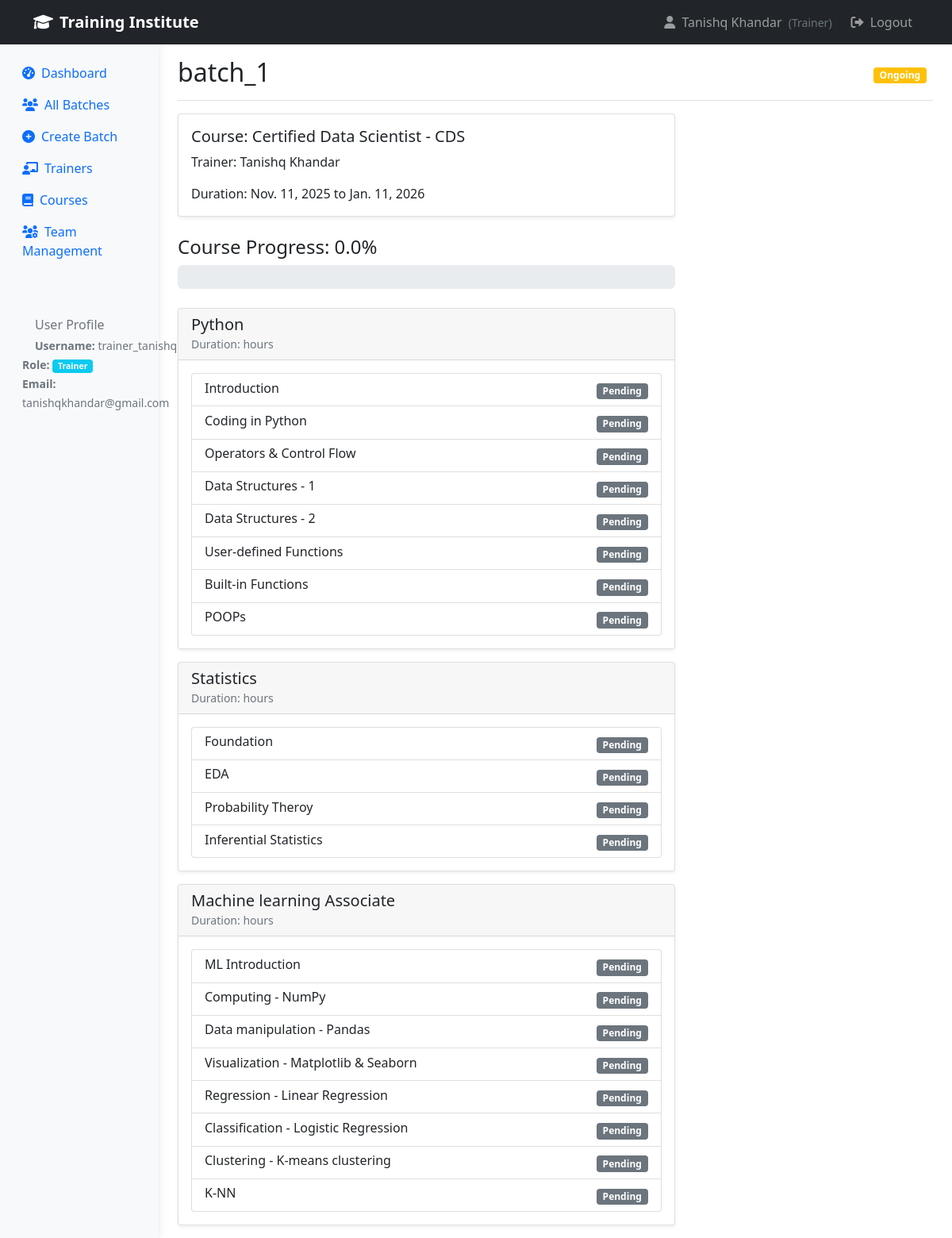
Page /batch/1/ (signed in) on the committed database.
### institute/models.py (models this page shows, shortened)
class UserProfile(models.Model):
    ROLE_CHOICES = [
        ('admin', 'Administrator'),
        ('manager', 'Manager'),
        ('trainer', 'Trainer'),
        ('student', 'Student'),
    ]
    user = models.OneToOneField(User, on_delete=models.CASCADE)
    role = models.CharField(max_length=20, choices=ROLE_CHOICES, default='student')
    phone = models.CharField(max_length=15, blank=True)
    department = models.CharField(max_length=100, blank=True)
    created_at = models.DateTimeField(auto_now_add=True)
    updated_at = models.DateTimeField(auto_now=True)

class Batch(models.Model):
    STATUS_CHOICES = [
        ('upcoming', 'Upcoming'),
        ('ongoing', 'Ongoing'),
        ('completed', 'Completed'),
    ]
    name = models.CharField(max_length=200)
    course = models.ForeignKey(Course, on_delete=models.CASCADE)
    trainer = models.ForeignKey(Trainer, on_delete=models.CASCADE)
    start_date = models.DateField()
    end_date = models.DateField()
    status = models.CharField(max_length=20, choices=STATUS_CHOICES, default='upcoming')
    created_at = models.DateTimeField(auto_now_add=True)
    def get_completion_rate(self):
        total_topics = Topic.objects.filter(module__course=self.course).count()
        if total_topics == 0:
            return 0
        completed_topics = TopicProgress.objects.filter(
            batch=self,
            completed=True
        ).count()
        return round((completed_topics / total_topics) * 100, 2)

class Course(models.Model):
    name = models.CharField(max_length=200)
    description = models.TextField()
    total_duration_hours = models.IntegerField(default=120, help_text="Total course duration in hours")
    created_at = models.DateTimeField(auto_now_add=True)
    is_active = models.BooleanField(default=True)

class Trainer(models.Model):
    user = models.OneToOneField(User, on_delete=models.CASCADE)
    phone = models.CharField(max_length=15)
    email = models.EmailField()
    specialization = models.CharField(max_length=200)
    experience_years = models.IntegerField(default=1, validators=[MinValueValidator(0)])
    bio = models.TextField(blank=True)
    is_active = models.BooleanField(default=True)
    created_at = models.DateTimeField(auto_now_add=True)

class Module(models.Model):
    course = models.ForeignKey(Course, on_delete=models.CASCADE, related_name='modules')
    name = models.CharField(max_length=200)
    description = models.TextField(blank=True)
    order = models.IntegerField(default=0)
    class Meta:
        ordering = ['order']

class Topic(models.Model):
    module = models.ForeignKey(Module, on_delete=models.CASCADE, related_name='topics')
    name = models.CharField(max_length=200)
    description = models.TextField(blank=True)
    duration_hours = models.IntegerField(default=2, validators=[MinValueValidator(1)])
    order = models.IntegerField(default=0)
    class Meta:
        ordering = ['order']

### institute/views.py (the view)
# urls.py: path('batch/<int:batch_id>/', views.batch_detail, name='batch_detail'),
@login_required
def batch_detail(request, batch_id):
    batch = get_object_or_404(Batch, id=batch_id)
    if not request.user.is_staff and not (hasattr(request.user, 'trainer') and batch.trainer == request.user.trainer):
        return render(request, 'institute/access_denied.html')
    modules = batch.course.modules.all()
    topics_progress = {}
    for module in modules:
        topics_progress[module] = []
        for topic in module.topics.all():
            try:
                progress = TopicProgress.objects.get(batch=batch, topic=topic)
                topics_progress[module].append({
                    'topic': topic,
                    'progress': progress
                })
            except TopicProgress.DoesNotExist:
                progress = TopicProgress.objects.create(batch=batch, topic=topic)
                topics_progress[module].append({
                    'topic': topic,
                    'progress': progress
                })
    completion_rate = batch.get_completion_rate()
    context = {
        'batch': batch,
        'modules': modules,
        'topics_progress': topics_progress,
        'completion_rate': completion_rate,
    }
    return render(request, 'institute/batch_detail.html', context)

### institute/templates/institute/batch_detail.html (shortened to what this page needs)
{% extends 'institute/base.html' %}
{% block content %}
<div class="d-flex justify-content-between flex-wrap flex-md-nowrap align-items-center pt-3 pb-2 mb-3 border-bottom">
    <h1 class="h2">{{ batch.name }}</h1>
    <div class="btn-toolbar mb-2 mb-md-0">
        <span class="badge bg-{% if batch.status == 'completed' %}success{% elif batch.status == 'ongoing' %}warning{% else %}secondary{% endif %} me-2">
            {{ batch.get_status_display }}
        </span>
    </div>
</div>
<div class="row">
    <div class="col-md-8">
        <div class="card mb-4">
            <div class="card-body">
                <h5 class="card-title">Course: {{ batch.course.name }}</h5>
                <p class="card-text">Trainer: {{ batch.trainer.user.get_full_name }}</p>
                <p class="card-text">Duration: {{ batch.start_date }} to {{ batch.end_date }}</p>
            </div>
        </div>
        <h4>Course Progress: {{ completion_rate }}%</h4>
        <div class="progress mb-4" style="height: 30px;">
        </div>
        {% for module, topics in topics_progress.items %}
        <div class="card module-card mb-3">
            <div class="card-header">
                <h5 class="mb-0">{{ module.name }}</h5>
                <small class="text-muted">Duration: {{ module.duration_hours }} hours</small>
            </div>
            <div class="card-body">
                <div class="list-group">
                    {% for item in topics %}
                    <div class="list-group-item d-flex justify-content-between align-items-center">
                        <div>
                            <h6 class="mb-1">{{ item.topic.name }}</h6>
                        </div>
                        <div>
                            {% if not user.is_staff %}
                            <form method="post" action="{% url 'mark_topic_complete' item.progress.id %}" class="d-inline">
                                {% csrf_token %}
                                {% if item.progress.completed %}
                                    <span class="badge bg-success me-2">Completed</span>
                                    <button type="submit" name="completed" value="false" class="btn btn-warning btn-sm">Mark Incomplete</button>
                                {% else %}
                                    <span class="badge bg-secondary me-2">Pending</span>
                                    <button type="submit" name="completed" value="true" class="btn btn-success btn-sm">Mark Complete</button>
                                {% endif %}
                            </form>
                            {% else %}
                                {% if item.progress.completed %}
                                    <span class="badge bg-success">Completed</span>
                                {% else %}
                                    <span class="badge bg-secondary">Pending</span>
                                {% endif %}
                            {% endif %}
                        </div>
                    </div>
                    {% endfor %}
                </div>
            </div>
        </div>
        {% endfor %}
    </div>
</div>
{% endblock %}

### institute/templates/institute/base.html (shortened to what this page needs)
<!DOCTYPE html>
<html lang="en">
<head>
    <link href="https://cdn.jsdelivr.net/npm/bootstrap@5.1.3/dist/css/bootstrap.min.css" rel="stylesheet">
    <link rel="stylesheet" href="https://cdnjs.cloudflare.com/ajax/libs/font-awesome/6.0.0/css/all.min.css">
</head>
<body>
    <nav class="navbar navbar-expand-lg navbar-dark bg-dark">
        <div class="container">
            <a class="navbar-brand" href="{% url 'dashboard' %}">
                <i class="fas fa-graduation-cap me-2"></i>Training Institute
            </a>
            <div class="navbar-nav ms-auto">
                {% if user.is_authenticated %}
                    <span class="navbar-text me-3">
                        <i class="fas fa-user me-1"></i>
                        {{ user.get_full_name|default:user.username }}
                        <small class="text-muted ms-1">
                            ({% if user.userprofile.role %}{{ user.userprofile.get_role_display }}{% else %}User{% endif %})
                        </small>
                    </span>
                    <a href="{% url 'logout' %}" class="nav-link" onclick="event.preventDefault(); document.getElementById('logout-form').submit();">
                        <i class="fas fa-sign-out-alt me-1"></i> Logout
                    </a>
                {% else %}
                    <a class="nav-link" href="{% url 'login' %}">
                        <i class="fas fa-sign-in-alt me-1"></i> Login
                    </a>
                {% endif %}
            </div>
        </div>
    </nav>
    <div class="container-fluid">
        <div class="row">
            {% if user.is_authenticated %}
            <nav class="col-md-3 col-lg-2 d-md-block sidebar collapse">
                <div class="position-sticky pt-3">
                    <ul class="nav flex-column">
                        {% if user.is_staff or user.userprofile.role == 'admin' %}
                            <li class="nav-item">
                                <a class="nav-link {% if request.resolver_match.url_name == 'dashboard' or request.resolver_match.url_name == 'admin_dashboard' %}active{% endif %}" href="{% url 'dashboard' %}">
                                    <i class="fas fa-tachometer-alt me-2"></i>Dashboard
                                </a>
                            </li>
                            <li class="nav-item">
                                <a class="nav-link {% if request.resolver_match.url_name == 'batch_list' %}active{% endif %}" href="{% url 'batch_list' %}">
                                    <i class="fas fa-users me-2"></i>All Batches
                                </a>
                            </li>
                            <li class="nav-item">
                                <a class="nav-link {% if request.resolver_match.url_name == 'create_batch' %}active{% endif %}" href="{% url 'create_batch' %}">
                                    <i class="fas fa-plus-circle me-2"></i>Create Batch
                                </a>
                            </li>
                            <li class="nav-item">
                                <a class="nav-link {% if request.resolver_match.url_name == 'trainer_list' %}active{% endif %}" href="{% url 'trainer_list' %}">
                                    <i class="fas fa-chalkboard-teacher me-2"></i>Trainers
                                </a>
                            </li>
                            <li class="nav-item">
                                <a class="nav-link " href="{% url 'course_list' %}">
                                    <i class="fas fa-book me-2"></i>Courses
                                </a>
                            </li>
                            <li class="nav-item">
                                <a class="nav-link {% if request.resolver_match.url_name == 'team_management' or request.resolver_match.url_name == 'create_team_member' %}active{% endif %}" href="{% url 'team_management' %}">
                                    <i class="fas fa-users-cog me-2"></i>Team Management
                                </a>
                            </li>
                        {% endif %}
                    </ul>
                    {% if user.is_authenticated %}
                    <div class="mt-4 p-3 bg-light rounded">
                        <h6 class="sidebar-heading d-flex justify-content-between align-items-center px-3 mt-4 mb-1 text-muted">
                            <span>User Profile</span>
                        </h6>
                        <ul class="nav flex-column">
                            <li class="nav-item">
                                <small class="text-muted px-3">
                                    <strong>Username:</strong> {{ user.username }}<br>
                                    <strong>Role:</strong>
                                    <span class="badge bg-{% if user.userprofile.role == 'admin' %}danger{% elif user.userprofile.role == 'manager' %}warning{% elif user.userprofile.role == 'trainer' %}info{% else %}secondary{% endif %}">
                                        {{ user.userprofile.get_role_display|default:"User" }}
                                    </span>
                                    {% if user.email %}
                                    <br><strong>Email:</strong> {{ user.email }}
                                    {% endif %}
                                </small>
                            </li>
                        </ul>
                    </div>
                    {% endif %}
                </div>
            </nav>
            {% endif %}
            <main class="{% if user.is_authenticated %}col-md-9 ms-sm-auto col-lg-10{% else %}col-12{% endif %} px-md-4">
                {% block content %}
                {% endblock %}
            </main>
        </div>
    </div>
</body>
</html>

### institute/templates/institute/base.html (style rules this page uses)
.sidebar { min-height: 100vh; background-color: #f8f9fa; }
.module-card { border-left: 4px solid #0d6efd; }
.sidebar { box-shadow: 0 0 10px rgba(0,0,0,0.1); }
.card { box-shadow: 0 0.125rem 0.25rem rgba(0, 0, 0, 0.075); border: 1px solid rgba(0,0,0,.125); }
.progress { border-radius: 0.375rem; }
.module-card { transition: transform 0.2s ease-in-out; }
.navbar-brand { font-weight: 600; }

### rows in the picture
Batch: name "batch_1", status "Ongoing", course.name "Certified Data Scientist - CDS", trainer.user.get_full_name "Tanishq Khandar", start_date "Nov. 11, 2025", end_date "Jan. 11, 2026"
Module: name "Python"
Topic: topic.name "Introduction"
Topic: topic.name "Coding in Python"
Topic: topic.name "Operators & Control Flow"
Topic: topic.name "Data Structures - 1"
Topic: topic.name "Data Structures - 2"
Topic: topic.name "User-defined Functions"
Topic: topic.name "Built-in Functions"
Topic: topic.name "POOPs"
Module: name "Statistics"
Topic: topic.name "Foundation"
Topic: topic.name "EDA"
Topic: topic.name "Probability Theroy"
Topic: topic.name "Inferential Statistics"
Module: name "Machine learning Associate"
Topic: topic.name "ML Introduction"
Topic: topic.name "Computing - NumPy"
Topic: topic.name "Data manipulation - Pandas"
Topic: topic.name "Visualization - Matplotlib & Seaborn"
Topic: topic.name "Regression - Linear Regression"
Topic: topic.name "Classification - Logistic Regression"
Topic: topic.name "Clustering - K-means clustering"
Topic: topic.name "K-NN"

### other values in the picture
{{ user.get_full_name|default:user.username }} "Tanishq Khandar"
{{ user.userprofile.get_role_display }} "Trainer"
{{ user.username }} "trainer_tanishq"
{{ user.userprofile.get_role_display|default:"User" }} "Trainer"
{{ user.email }} "tanishqkhandar@gmail.com"
{{ completion_rate }} "0.0"
